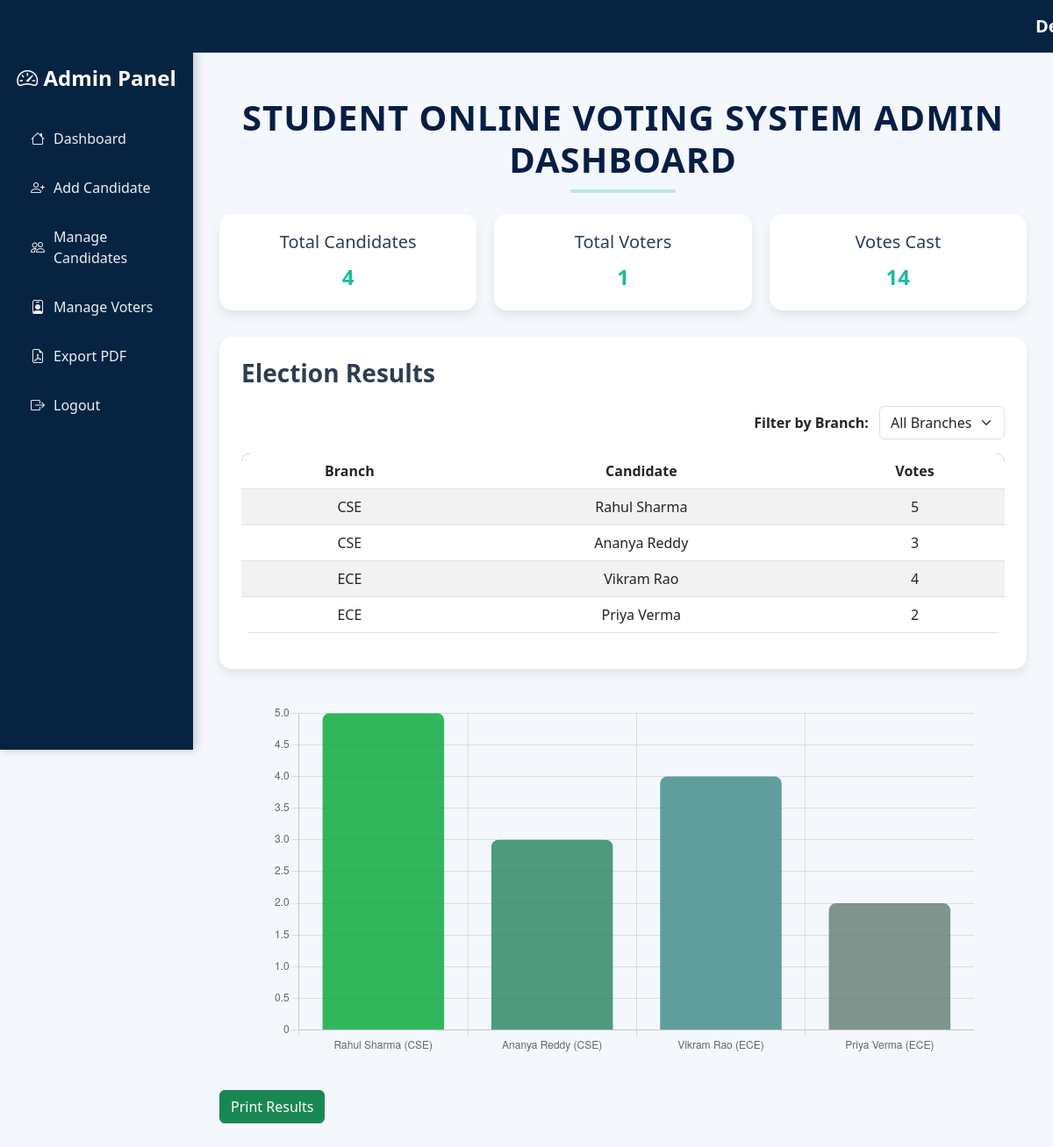
The app's page /admin/admin_dashboard.php (signed in) with its own data.
### tables this page shows
CREATE TABLE candidates (
    id INT AUTO_INCREMENT PRIMARY KEY,
    candidate_name VARCHAR(100) NOT NULL,
    department VARCHAR(100) NOT NULL,
    vote_count INT DEFAULT 0
);

### admin/admin_dashboard.php (the view, shortened to what this page needs)
<?php
include '../config.php';
$sql = "SELECT department, candidate_name, vote_count FROM candidates ORDER BY department, vote_count DESC";
$result = $conn->query($sql);
$data = [];
while ($row = $result->fetch_assoc()) {
    $data[] = $row;
}
?>
<!DOCTYPE html>
<html lang="en">
<head>
<link href="https://cdn.jsdelivr.net/npm/bootstrap@5.3.0/dist/css/bootstrap.min.css" rel="stylesheet">
<link href="https://cdn.jsdelivr.net/npm/bootstrap-icons/font/bootstrap-icons.css" rel="stylesheet">
</head>
<body>
<div class="college-header">
    <span class="text">Department of MCA Maharaja Institute of Technology</span>
</div>
<div class="sidebar" id="sidebar">
    <h4><i class="bi bi-speedometer2"></i> <span>Admin Panel</span></h4>
    <a href="admin_dashboard.php"><i class="bi bi-house"></i> <span>Dashboard</span></a>
    <a href="admin_add_candidate.php"><i class="bi bi-person-plus"></i> <span>Add Candidate</span></a>
    <a href="admin_manage_candidates.php"><i class="bi bi-people"></i> <span>Manage Candidates</span></a>
    <a href="admin_manage_voters.php"><i class="bi bi-person-badge"></i> <span>Manage Voters</span></a>
    <a href="export_results_pdf.php"><i class="bi bi-file-earmark-pdf"></i> <span>Export PDF</span></a>
    <a href="admin_logout.php"><i class="bi bi-box-arrow-right"></i> <span>Logout</span></a>
</div>
<div class="main-content" id="mainContent">
    <div class="page-header mb-4 text-center">
        <h2>STUDENT ONLINE VOTING SYSTEM ADMIN DASHBOARD</h2>
        <hr>
    </div>
    <div class="dashboard-cards">
        <div class="card-box">
            <h5>Total Candidates</h5>
            <span><?php $c=$conn->query("SELECT COUNT(*) as c FROM candidates")->fetch_assoc(); echo $c['c']; ?></span>
        </div>
        <div class="card-box">
            <h5>Total Voters</h5>
            <span><?php $c=$conn->query("SELECT COUNT(*) as c FROM voters")->fetch_assoc(); echo $c['c']; ?></span>
        </div>
        <div class="card-box">
            <h5>Votes Cast</h5>
            <span><?php $c=$conn->query("SELECT SUM(vote_count) as c FROM candidates")->fetch_assoc(); echo $c['c'] ?? 0; ?></span>
        </div>
    </div>
    <div class="results-section">
        <h3>Election Results</h3>
        <div class="mb-3 text-end">
            <label class="me-2 fw-bold">Filter by Branch:</label>
            <select id="branchFilter" class="form-select d-inline-block w-auto">
                <option value="all">All Branches</option>
            </select>
        </div>
        <table class="table table-striped text-center" id="resultsTable">
            <thead><tr><th>Branch</th><th>Candidate</th><th>Votes</th></tr></thead>
            <tbody>
                <?php foreach($data as $row): ?>
                <tr data-branch="<?= $row['department'] ?>">
                    <td><?= $row['department'] ?></td>
                    <td><?= $row['candidate_name'] ?></td>
                    <td><?= $row['vote_count'] ?></td>
                </tr>
                <?php endforeach; ?>
            </tbody>
        </table>
    </div>
    <div class="chart-container">
        <canvas id="voteChart"></canvas>
    </div>
    <a href="export_results_pdf.php" class="btn btn-success">Print Results</a>
</div>
<script>
const rawData = <?= json_encode($data); ?>;
// Generate random colors
function generateColors(count) {
    let colors = [];
    for (let i = 0; i < count; i++) {
        colors.push(`rgba(${Math.floor(Math.random()*180)},${Math.floor(Math.random()*180)},${Math.floor(Math.random()*180)},0.8)`);
    }
    return colors;
}
// Chart
const ctx = document.getElementById('voteChart').getContext('2d');
let voteChart = new Chart(ctx, {
    type: 'bar',
    data: {
        labels: rawData.map(r => r.candidate_name + " (" + r.department + ")"),
        datasets: [{
            label: 'Votes',
            data: rawData.map(r => r.vote_count),
            backgroundColor: generateColors(rawData.length),
            borderRadius: 8
        }]
    },
    options: {
        responsive: true,
        maintainAspectRatio: true,
        plugins: { legend: { display: false } },
        scales: { y: { beginAtZero: true } }
    }
});
// Branch Filter
document.getElementById("branchFilter").addEventListener("change", function() {
    const selected = this.value;
    let filtered = (selected==="all") ? rawData : rawData.filter(r => r.department===selected);
    voteChart.data.labels = filtered.map(r => r.candidate_name + " (" + r.department + ")");
    voteChart.data.datasets[0].data = filtered.map(r => r.vote_count);
    voteChart.data.datasets[0].backgroundColor = generateColors(filtered.length);
    voteChart.update();
    document.querySelectorAll("#resultsTable tbody tr").forEach(row => {
        row.style.display = (selected==="all" || row.getAttribute("data-branch")===selected) ? "" : "none";
    });
});
// Sidebar Toggle
const menuBtn = document.getElementById("menuBtn");
const sidebar = document.getElementById("sidebar");
const mainContent = document.getElementById("mainContent");
menuBtn.addEventListener("click", () => {
    sidebar.classList.toggle("collapsed");
    mainContent.classList.toggle("expanded");
});
</script>
</body>
</html>

### admin/admin_dashboard.php (style rules this page uses)
body { background-color: #f4f7fb; font-family: 'Segoe UI', Tahoma, Geneva, Verdana, sans-serif; transition: all 0.3s ease; }
.college-header { width: 100%; background: #062442; color: white; padding: 12px 20px; font-size: 20px; font-weight: bold; position: fixed; top: 0; left: 0; z-index: 1100; display: flex; justify-content: space-between; align-items: center; overflow: hidden; }
.college-header span.text { display: inline-block; white-space: nowrap; padding-left: 100%; animation: scrollText 20s linear infinite; }
.sidebar { width: 220px; height: 100vh; position: fixed; left: 0; top: 55px; background: #062442; color: #fff; padding-top: 20px; box-shadow: 3px 0 10px rgba(0,0,0,0.2); transition: width 0.3s ease; overflow: hidden; z-index: 1000; }
.sidebar h4 { text-align: center; margin-bottom: 30px; font-weight: bold; }
.sidebar a { display: flex; align-items: center; gap: 10px; padding: 12px 20px; margin: 8px 15px; text-decoration: none; color: #ecf0f1; border-radius: 8px; transition: all 0.3s ease; }
.main-content { margin-left: 220px; padding: 30px; transition: margin-left 0.3s ease; margin-top: 80px; }
.page-header h2 { font-size: 40px; font-weight: bold; color: #051e45; text-transform: uppercase; letter-spacing: 1px; }
.page-header hr { border: 2px solid #14b8a6; width: 120px; margin: 10px auto 0; border-radius: 3px; }
.dashboard-cards { display: grid; grid-template-columns: repeat(auto-fit,minmax(220px,1fr)); gap: 20px; margin-bottom: 30px; }
.card-box { padding: 20px; border-radius: 15px; background: #fff; box-shadow: 0 6px 12px rgba(0,0,0,0.08); text-align: center; transition: transform 0.3s ease; }
.card-box h5 { margin-bottom: 10px; color: #2c3e50; }
.card-box span { font-size: 24px; font-weight: bold; color: #1abc9c; }
.results-section { border-radius: 15px; background: #fff; padding: 25px; box-shadow: 0 6px 12px rgba(0,0,0,0.08); }
.results-section h3 { margin-bottom: 20px; color: #2c3e50; font-weight: bold; }
.table { border-radius: 10px; overflow: hidden; }
.table thead { background: #2c3e50; color: #fff; }
.chart-container { width: 100%; max-width: 800px; aspect-ratio: 2 / 1; margin: 40px auto; }

### records on screen
candidates: department "CSE", candidate_name "Rahul Sharma", vote_count "5"
candidates: department "CSE", candidate_name "Ananya Reddy", vote_count "3"
candidates: department "ECE", candidate_name "Vikram Rao", vote_count "4"
candidates: department "ECE", candidate_name "Priya Verma", vote_count "2"

### other values on screen
$c['c'] "4"
$c['c'] "1"
$c['c'] "14"
